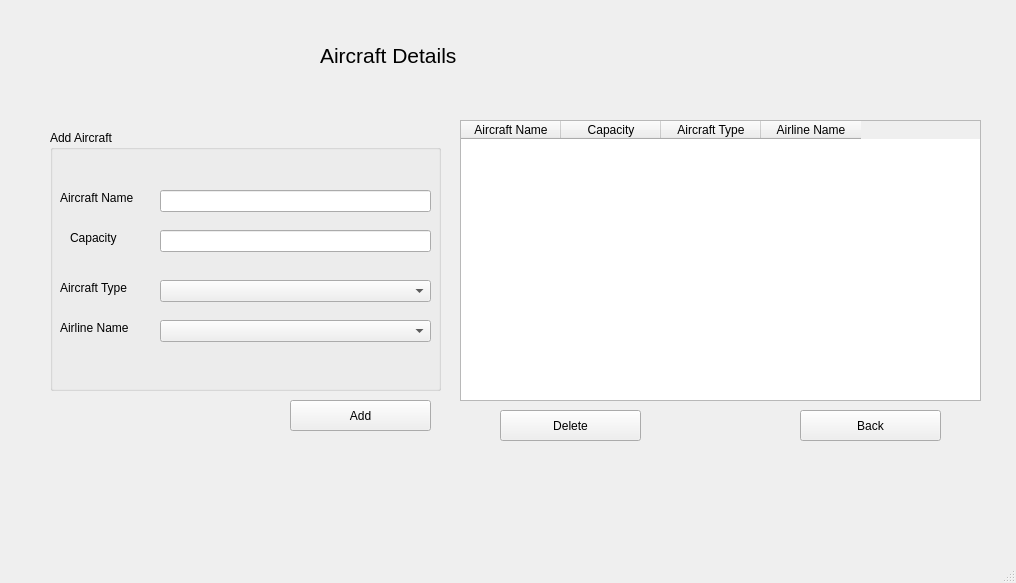
<?xml version="1.0" encoding="UTF-8"?>
<ui version="4.0">
 <class>AircarftDetails</class>
 <widget class="QMainWindow" name="AircarftDetails">
  <property name="geometry">
   <rect>
    <x>0</x>
    <y>0</y>
    <width>1016</width>
    <height>583</height>
   </rect>
  </property>
  <property name="windowTitle">
   <string>MainWindow</string>
  </property>
  <widget class="QWidget" name="centralwidget">
   <widget class="QPushButton" name="ADdel">
    <property name="geometry">
     <rect>
      <x>500</x>
      <y>410</y>
      <width>141</width>
      <height>31</height>
     </rect>
    </property>
    <property name="text">
     <string>Delete</string>
    </property>
   </widget>
   <widget class="QPushButton" name="ADadd">
    <property name="geometry">
     <rect>
      <x>290</x>
      <y>400</y>
      <width>141</width>
      <height>31</height>
     </rect>
    </property>
    <property name="text">
     <string>Add</string>
    </property>
   </widget>
   <widget class="QPushButton" name="aircraftBack">
    <property name="geometry">
     <rect>
      <x>800</x>
      <y>410</y>
      <width>141</width>
      <height>31</height>
     </rect>
    </property>
    <property name="text">
     <string>Back</string>
    </property>
   </widget>
   <widget class="QLabel" name="label_8">
    <property name="geometry">
     <rect>
      <x>320</x>
      <y>30</y>
      <width>141</width>
      <height>51</height>
     </rect>
    </property>
    <property name="font">
     <font>
      <pointsize>16</pointsize>
     </font>
    </property>
    <property name="text">
     <string>Aircraft Details</string>
    </property>
   </widget>
   <widget class="QTableWidget" name="ADtable">
    <property name="geometry">
     <rect>
      <x>460</x>
      <y>120</y>
      <width>521</width>
      <height>281</height>
     </rect>
    </property>
    <column>
     <property name="text">
      <string>Aircraft Name</string>
     </property>
    </column>
    <column>
     <property name="text">
      <string>Capacity</string>
     </property>
    </column>
    <column>
     <property name="text">
      <string>Aircraft Type</string>
     </property>
    </column>
    <column>
     <property name="text">
      <string>Airline Name</string>
     </property>
    </column>
   </widget>
   <widget class="QGroupBox" name="groupBox">
    <property name="geometry">
     <rect>
      <x>50</x>
      <y>130</y>
      <width>391</width>
      <height>261</height>
     </rect>
    </property>
    <property name="title">
     <string>Add Aircraft</string>
    </property>
    <widget class="QLineEdit" name="Capacity">
     <property name="geometry">
      <rect>
       <x>110</x>
       <y>100</y>
       <width>271</width>
       <height>22</height>
      </rect>
     </property>
    </widget>
    <widget class="QLabel" name="label_5">
     <property name="geometry">
      <rect>
       <x>10</x>
       <y>190</y>
       <width>71</width>
       <height>16</height>
      </rect>
     </property>
     <property name="text">
      <string>Airline Name</string>
     </property>
    </widget>
    <widget class="QLabel" name="label_3">
     <property name="geometry">
      <rect>
       <x>10</x>
       <y>150</y>
       <width>91</width>
       <height>16</height>
      </rect>
     </property>
     <property name="text">
      <string>Aircraft Type</string>
     </property>
    </widget>
    <widget class="QComboBox" name="ANcb">
     <property name="geometry">
      <rect>
       <x>110</x>
       <y>190</y>
       <width>271</width>
       <height>22</height>
      </rect>
     </property>
    </widget>
    <widget class="QLabel" name="label_4">
     <property name="geometry">
      <rect>
       <x>20</x>
       <y>100</y>
       <width>55</width>
       <height>16</height>
      </rect>
     </property>
     <property name="text">
      <string>Capacity</string>
     </property>
    </widget>
    <widget class="QComboBox" name="ATcb">
     <property name="geometry">
      <rect>
       <x>110</x>
       <y>150</y>
       <width>271</width>
       <height>22</height>
      </rect>
     </property>
    </widget>
    <widget class="QLabel" name="label_2">
     <property name="geometry">
      <rect>
       <x>10</x>
       <y>60</y>
       <width>81</width>
       <height>16</height>
      </rect>
     </property>
     <property name="text">
      <string>Aircraft Name</string>
     </property>
    </widget>
    <widget class="QLineEdit" name="Name">
     <property name="geometry">
      <rect>
       <x>110</x>
       <y>60</y>
       <width>271</width>
       <height>22</height>
      </rect>
     </property>
     <property name="text">
      <string/>
     </property>
    </widget>
   </widget>
  </widget>
  <widget class="QMenuBar" name="menubar">
   <property name="geometry">
    <rect>
     <x>0</x>
     <y>0</y>
     <width>1016</width>
     <height>26</height>
    </rect>
   </property>
  </widget>
  <widget class="QStatusBar" name="statusbar"/>
 </widget>
 <resources/>
 <connections/>
</ui>
